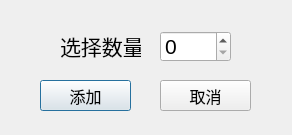
<?xml version="1.0" encoding="UTF-8"?>
<ui version="4.0">
 <class>Dialog</class>
 <widget class="QDialog" name="Dialog">
  <property name="geometry">
   <rect>
    <x>0</x>
    <y>0</y>
    <width>292</width>
    <height>135</height>
   </rect>
  </property>
  <property name="windowTitle">
   <string>Dialog</string>
  </property>
  <widget class="QLabel" name="label">
   <property name="geometry">
    <rect>
     <x>60</x>
     <y>30</y>
     <width>81</width>
     <height>31</height>
    </rect>
   </property>
   <property name="font">
    <font>
     <pointsize>16</pointsize>
    </font>
   </property>
   <property name="text">
    <string>选择数量</string>
   </property>
  </widget>
  <widget class="QSpinBox" name="spinBox">
   <property name="geometry">
    <rect>
     <x>160</x>
     <y>31</y>
     <width>71</width>
     <height>31</height>
    </rect>
   </property>
   <property name="font">
    <font>
     <pointsize>16</pointsize>
    </font>
   </property>
  </widget>
  <widget class="QPushButton" name="pushButton">
   <property name="geometry">
    <rect>
     <x>40</x>
     <y>80</y>
     <width>91</width>
     <height>31</height>
    </rect>
   </property>
   <property name="font">
    <font>
     <pointsize>12</pointsize>
    </font>
   </property>
   <property name="text">
    <string>添加</string>
   </property>
  </widget>
  <widget class="QPushButton" name="pushButton_2">
   <property name="geometry">
    <rect>
     <x>160</x>
     <y>80</y>
     <width>91</width>
     <height>31</height>
    </rect>
   </property>
   <property name="font">
    <font>
     <pointsize>12</pointsize>
    </font>
   </property>
   <property name="text">
    <string>取消</string>
   </property>
  </widget>
 </widget>
 <resources/>
 <connections/>
</ui>
